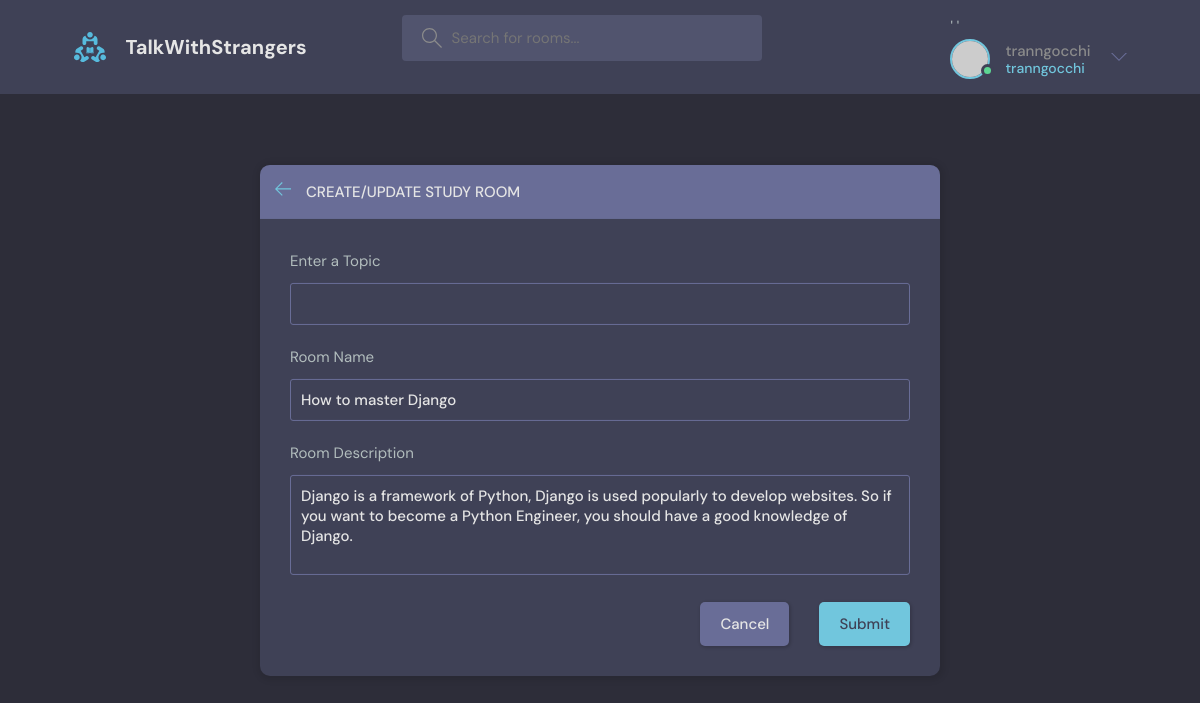
The page /update-room/4/ (signed in) on the database its author committed.
### base/models.py (models this page shows, shortened)
class Room(models.Model):
    host = models.ForeignKey(User, on_delete=models.SET_NULL, null=True)
    topic = models.ForeignKey(Topic, on_delete=models.SET_NULL, null=True)
    name = models.CharField(max_length=200)
    description = models.TextField(null=True, blank=True)
    participants = models.ManyToManyField(User, related_name='participants', blank=True)
    updated = models.DateTimeField(auto_now=True)
    created = models.DateTimeField(auto_now_add=True)
    class Meta:
        ordering = ['-updated', '-created']

### base/views.py (the view, shortened to what this page needs)
# urls.py: path('update-room/<str:pk>/', views.updateRoom, name="update-room"),
@login_required(login_url='login')
def updateRoom(request, pk):
    room = Room.objects.get(id=pk)
    form = RoomForm(instance=room)
    topics = Topic.objects.all()
    if request.user != room.host:
        return HttpResponse("You are not allowed here")
    context =  {'form': form, 'topics': topics}
    return render(request, 'base/room_form.html', context)

### base/forms.py
class RoomForm(ModelForm):
    class Meta:
        model = Room
        fields = '__all__'
        exclude = ['host', 'participants']

### base/templates/base/room_form.html (shortened to what this page needs)
{% extends 'main.html' %}
{% block content %}
<main class="create-room layout">
  <div class="container">
    <div class="layout__box">
      <div class="layout__boxHeader">
        <div class="layout__boxTitle">
          <a href="{{request.META.HTTP_REFERER}}">
            <svg version="1.1" xmlns="http://www.w3.org/2000/svg" width="32" height="32" viewBox="0 0 32 32">
              <title>arrow-left</title>
              <path
                d="M13.723 2.286l-13.723 13.714 13.719 13.714 1.616-1.611-10.96-10.96h27.625v-2.286h-27.625l10.965-10.965-1.616-1.607z">
              </path>
            </svg>
          </a>
          <h3>Create/Update Study Room</h3>
        </div>
      </div>
      <div class="layout__body">
        <form class="form" action="" method="POST">
          <div class="form__group">
            <label for="room_topic">Enter a Topic</label>
            <input required type="text" value="{{room.topic.name}}" name="topic" list="topic-list" />
          </div>
          <div class="form__group">
            <label for="room_name">Room Name</label>
            {{form.name}}
          </div>
          <div class="form__group">
            <label for="room_description">Room Description</label>
            {{form.description}}
          </div>
          <div class="form__action">
            <a class="btn btn--dark" href="{{request.META.HTTP_REFERER}}">Cancel</a>
            <button class="btn btn--main" type="submit">Submit</button>
          </div>
        </form>
      </div>
    </div>
  </div>
</main>
{% endblock content %}

### templates/navbar.html (shortened to what this page needs)
{% load static %}
<header class="header header--loggedIn">
    <div class="container">
      <a href="{% url 'home' %}" class="header__logo">
        <img src="{% static 'images/logo.svg' %}" />
        <h1>TalkWithStrangers</h1>
      </a>
      <form class="header__search" method="GET" action="{% url 'home' %}">
        <label>
          <input name="q" placeholder="Search for rooms..." />
        </label>
      </form>
      <nav class="header__menu">
'
        '
        {% if request.user.is_authenticated %}
        <div class="header__user">
          <a href="{% url 'update-user' %}">
            <div class="avatar avatar--medium active">
              <img src="https://randomuser.me/api/portraits/men/37.jpg" />
            </div>
            <p>{{request.user.username}}<span>{{request.user.username}}</span></p>
          </a>
          <button class="dropdown-button">
            <svg version="1.1" xmlns="http://www.w3.org/2000/svg" width="32" height="32" viewBox="0 0 32 32">
              <title>chevron-down</title>
              <path d="M16 21l-13-13h-3l16 16 16-16h-3l-13 13z"></path>
            </svg>
          </button>
        </div>
        {% else %}
        <a href="{% url 'login' %}">
          <img src="{% static 'images/avatar.svg' %}" />
          <p>Login</p>
        </a>
        {% endif %}
      </nav>
    </div>
  </header>

### rows shown on the page
Room: name "How to master Django", description "Django is a framework of Python, Django is used popularly to develop websites. So if you want to become a Python Engineer, you should have a good knowledge of Django."

### other values the page prints
{{ request.user.username }} "tranngocchi"
